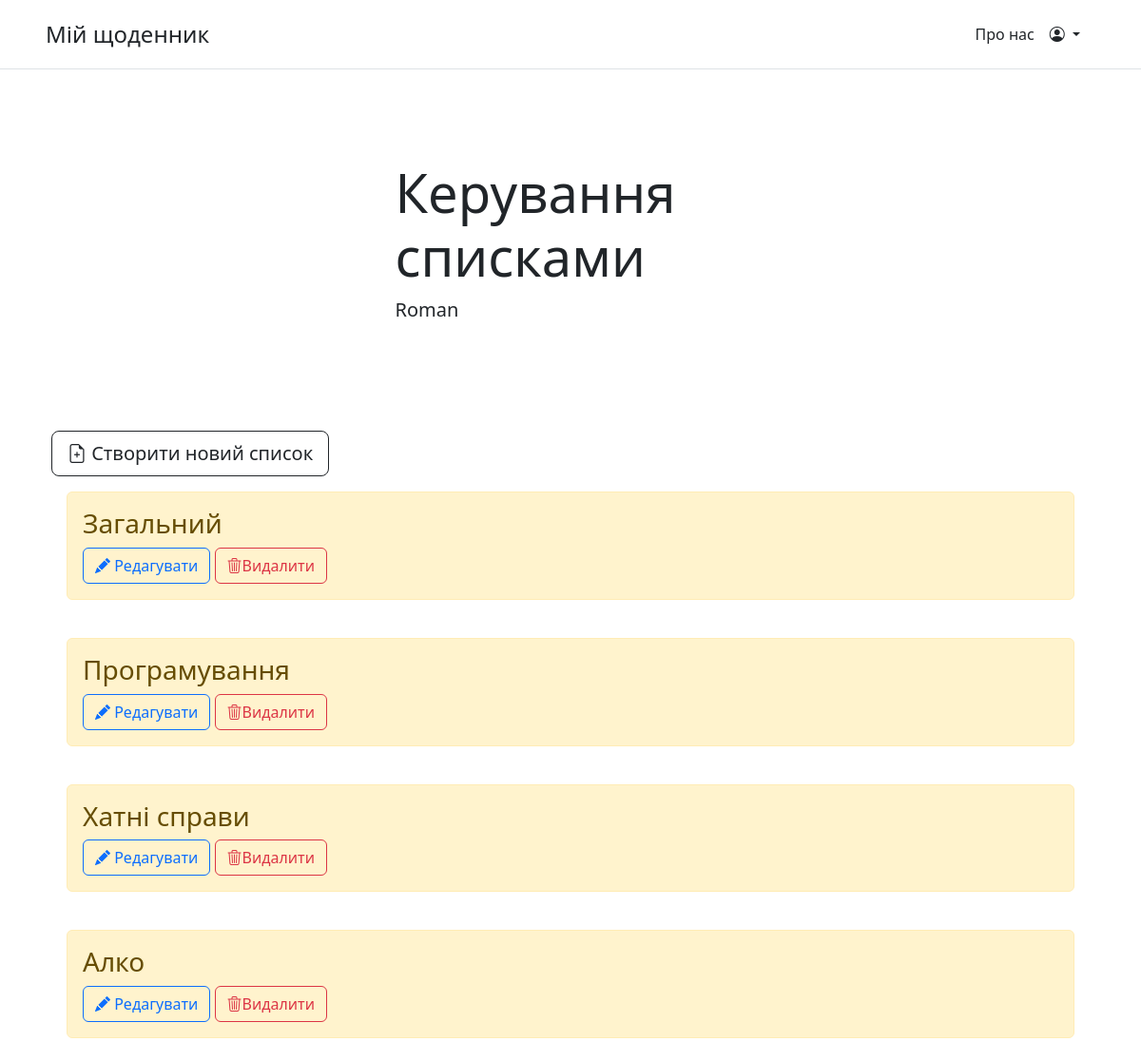
The app's page /tasklist_option (signed in), older data.
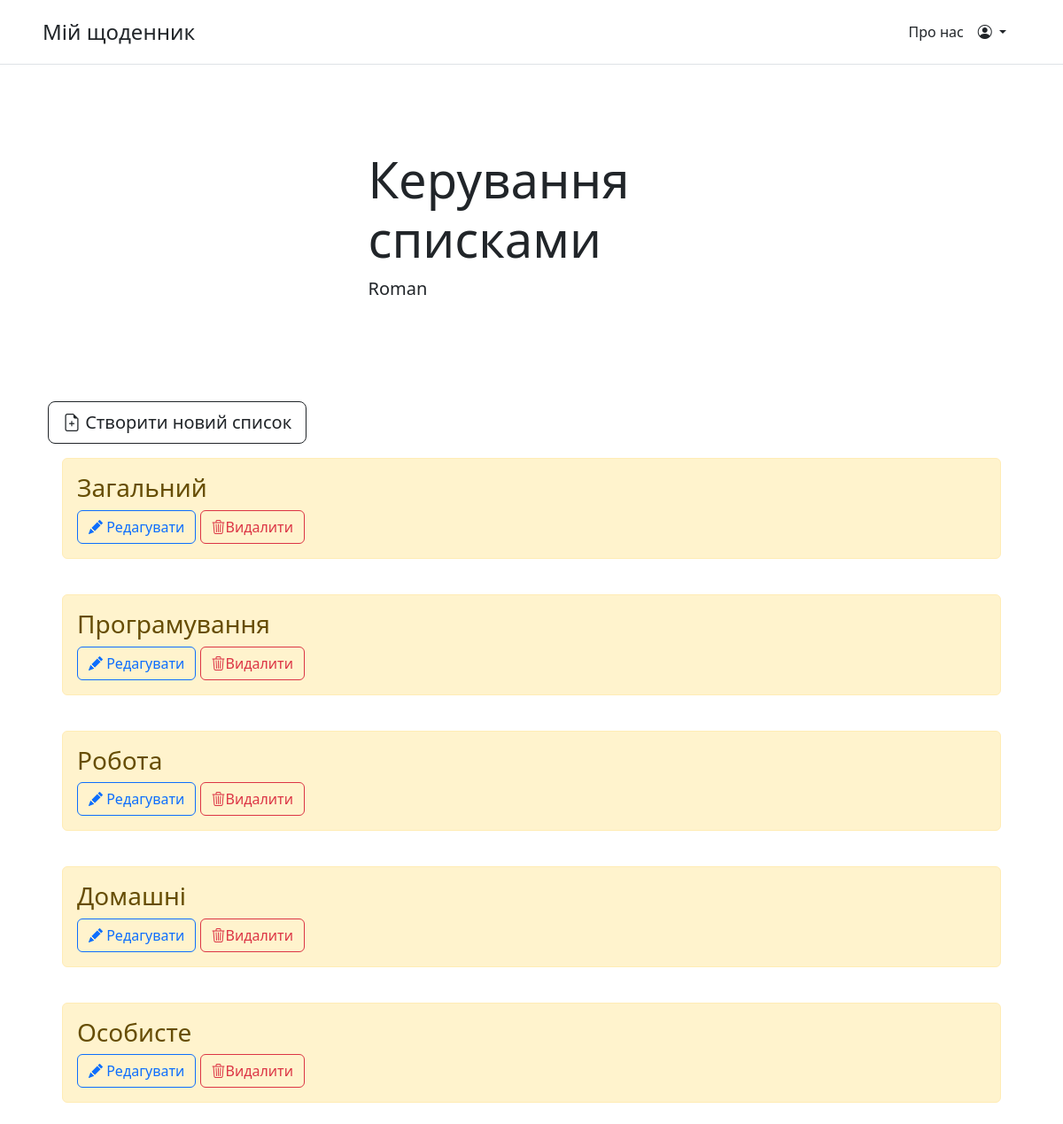
The same page, newer data.
### main/models.py (models this page shows, shortened)
class TaskList(models.Model):
    name = models.CharField('Назва', max_length=50)
    user = models.ForeignKey(User, on_delete=models.CASCADE, default=1)
    class Meta:
        verbose_name = 'Список задач'
        verbose_name_plural = 'Списки задач'

### main/views.py (the view)
# urls.py: path('tasklist_option', views.tasklist_options, name = 'tasklist_options'),
def tasklist_options(request):
    tasklists = TaskList.objects.filter(user = request.user.id)
    if request.method == "POST":
        if request.POST.get('delete'):
            delete_tasklist(request.POST.get('delete'))
        elif request.POST.get('edit'):
            request.session['tasklist_id'] = int(request.POST.get('edit'))
            return redirect('edit_tasklist')
    context = {
        'title': 'Керування списками',
        'user': request.user,
        'tasklists': tasklists
    }
    return render(request, 'main/tasklist_options.html',context)

### main/templates/main/tasklist_options.html (shortened to what this page needs)
{% extends 'main/base.html' %}
{% block content %}
    <div class="col-md-5 p-lg-5 mx-auto my-5">
      <h1 class="display-4 fw-normal">{{title}}</h1>
      <p class="lead fw-normal">{{ user.username }}</p>
    </div>
    <div class="container">
        <a href="{% url 'add_tasklist' %}" type='button' class="btn btn-outline-dark btn-lg"><i class="bi bi-file-earmark-plus"></i> Створити новий список</a>
    </div>
    {% if tasklists %}
        <div class="container">
            {% for elem in tasklists %}
            <ul class="list-group list-group-flush">
                 <li class="list-group-item">
                <div class="alert alert-warning mt-2">
                    <h3>{{elem.name}}</h3>
                        <form method="post">
                            <button class="btn btn-outline-primary" id="edit" value="{{elem.id}}" name="edit"><i class="bi bi-pencil-fill"></i> Редагувати</button>
                            <button class="btn btn-outline-danger" id="delete" value="{{elem.id}}" name="delete" data-bs-toggle="popover" data-bs-title="Popover title" data-bs-content="Видаляючи список, ви також видалите всі задачі всередені"><i class="bi bi-trash3"></i>Видалити</button>
                        </form>
                </div>
                </li>
            </ul>
            {% endfor %}
    {% else %}
        <div class="container">
            <h3>Доступних списків немає</h3>
        </div>
    {% endif %}
{% endblock %}

### main/templates/main/base.html (shortened to what this page needs)
<!doctype html>
<html lang="uk">
<head>
    <link rel="stylesheet" href="https://cdn.jsdelivr.net/npm/bootstrap@5.2.3/dist/css/bootstrap.min.css">
    <link rel="stylesheet" href="https://cdn.jsdelivr.net/npm/bootstrap-icons@1.10.2/font/bootstrap-icons.css">
</head>
<body>
    <div class="d-flex flex-column flex-md-row align-items-center ps-5 pe-5 pt-3 pb-3 mb-4 border-bottom">
        <a href="{% url 'home' %}" class="d-flex align-items-center text-dark text-decoration-none"><span class="fs-4">Мій щоденник</span>
        </a>
        <nav class="d-inline-flex mt-2 mt-md-0 ms-md-auto">
            <a class="me-3 py-2 text-dark text-decoration-none" href="{% url 'about'%}">Про нас</a>
            {% if user.is_authenticated %}
            <div class="flex-shrink-0 dropdown">
            <a href="#" class=" me-3 py-2 d-block link-dark text-decoration-none dropdown-toggle" data-bs-toggle="dropdown" aria-expanded="false">
            <i class="bi bi-person-circle"></i>
            </a>
            </div>
            {% else %}
            <a class="me-3 py-2 text-dark text-decoration-none" href="{% url 'login_user'%}"><i class="bi bi-box-arrow-in-right"></i>Увійти</a>
            {% endif %}
        </nav>
    </div>
    <div class="container">
        {% block content %}{% endblock %}
    </div>
</body>
</html>

Row changes from the older to the newer data that the page shows:
removed TaskList: name "Хатні справи", {{ elem.id }} 4 (drawn)
removed TaskList: name "Алко", {{ elem.id }} 5 (drawn)
added TaskList: name "Робота", {{ elem.id }} 7 (drawn)
added TaskList: name "Домашні", {{ elem.id }} 8 (drawn)
added TaskList: name "Особисте", {{ elem.id }} 9 (drawn)
